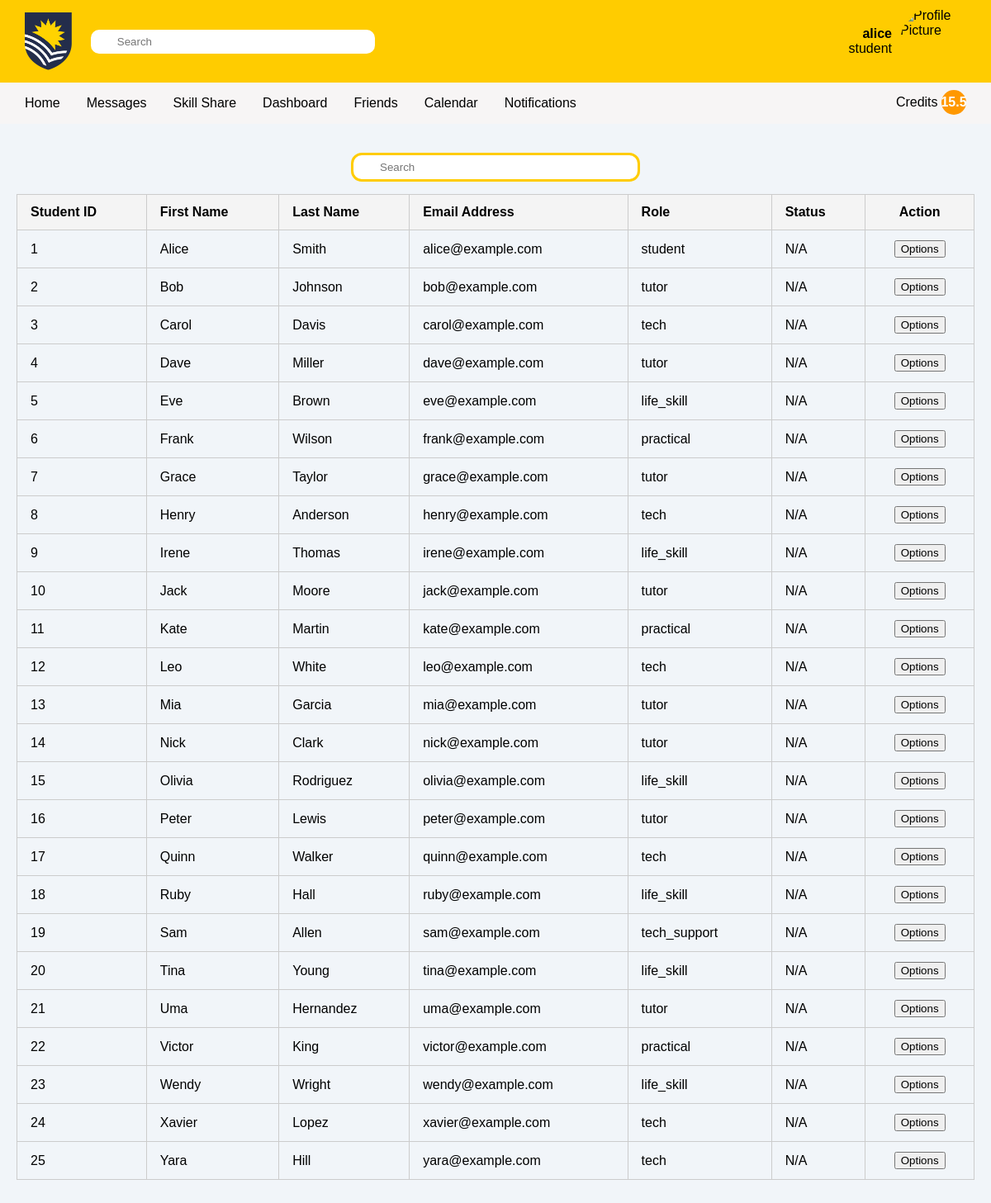
/admin/user_management.php (signed in), run on the app's committed database.
### tables this page shows
CREATE TABLE Users (
    id INT PRIMARY KEY AUTO_INCREMENT NOT NULL,
    user_name VARCHAR(30) NOT NULL UNIQUE,
    email VARCHAR(50) NOT NULL UNIQUE,
    hashed_password VARCHAR(256) NOT NULL,
    f_name VARCHAR(25) NOT NULL,
    l_name VARCHAR(25) NOT NULL,
    bio VARCHAR(500),
    dob DATETIME NOT NULL,
    is_admin BOOL NOT NULL,
    acc_status BOOL DEFAULT TRUE,
    role VARCHAR(25) NOT NULL,
    fuss_credit FLOAT NOT NULL
);

### src/admin/user_management.php (the view, shortened to what this page needs)
<!DOCTYPE html>
<html lang="en">
  <head>
    <link rel="stylesheet" href="../styles/style.css" />
    <link rel="stylesheet" href="../styles/user_management.css" />
  </head>
  <body>
    <?php
     include('../inc/admin_header.php');
    ?>
    <div class="page-wrapper">
     <main class="content">
      <search>
      <div class="search-bar admin-search-bar">
        <form action="#" method="get">
          <input
          type="search"
          id="search-input"
          name="q"
          placeholder="Search"
                  />
        </form>
      </div>
     </search>
      <div class="table-wrapper">
        <table>
          <thead>
            <tr>
              <th>Student ID</th>
              <th>First Name</th>
              <th>Last Name</th>
              <th>Email Address</th>
              <th>Role</th>
              <th>Status</th>
              <th>Action</th>
            </tr>
          </thead>
          <tbody>
              <?php
                $sql = "SELECT id, f_name, l_name, email, role, fuss_credit FROM Users;";
                $stmt = mysqli_prepare($conn, $sql);
                mysqli_stmt_execute($stmt);
                $result = mysqli_stmt_get_result($stmt);
                if (mysqli_num_rows($result) > 0) {
                  while ($row = mysqli_fetch_assoc($result)) {
                  echo "<tr>";
                  echo "<td>" . htmlspecialchars($row['id']) . "</td>";
                  echo "<td>" . htmlspecialchars($row['f_name']) . "</td>";
                  echo "<td>" . htmlspecialchars($row['l_name']) . "</td>";
                  echo "<td>" . htmlspecialchars($row['email']) . "</td>";
                  echo "<td>" . htmlspecialchars($row['role'] ?? 'N/A' ) . "</td>";
                  echo "<td>" . 'N/A' . "</td>";
                  echo "<td>
                    <div class='dropdown action-dropdown'>
                      <button>Options</button>
                      <div class='dropdown-content'>
                        <a href='/user/view_users_profile.php?id=" . urlencode($row['id']) . "'>View</a>
                        <a href='#'
                          class='edit-btn'
                          data-id='" . htmlspecialchars($row['id']) . "'
                          data-fname='" . htmlspecialchars($row['f_name']) . "'
                          data-lname='" . htmlspecialchars($row['l_name']) . "'
                          data-email='" . htmlspecialchars($row['email']) . "'
                          data-role='" . htmlspecialchars($row['role'] ?? '') . "'
                          data-credits='" . htmlspecialchars($row['fuss_credit'] ?? 0) . "'>
                          Edit
                        </a>
                        <a href='delete_user.php?id=" . urlencode($row['id']) . "' class='delete-btn'>Delete</a>
                        <a href='suspend_user.php?id=" . urlencode($row['id']) . "' class='suspend-btn'>Suspend</a>
                      </div>
                    </div>
                  </td>";
                  echo "</tr>";
                    }
                          }
                ?>
          </tbody>
        </table>
      </div>
    </main>
    </div>
  </body>
</html>

### src/inc/admin_header.php (shortened to what this page needs)
<?php
    require_once __DIR__ . '/../inc/functions.php';
    $stmt = $conn->prepare("SELECT id, fuss_credit FROM Users WHERE user_name = ?");
    $stmt->bind_param('s', $_SESSION['username']);
    $stmt->execute();
    $stmt->bind_result($user_id_result, $credit_balance_result);
    if ($stmt->fetch()) {
        $user_id = $user_id_result;
        $credit_balance = $credit_balance_result;
    }
?>
<header>
    <link rel="stylesheet" href="../styles/real_time_style.css" />
      <div class="header-top">
        <div class="site-logo">
          <a href="../admin/admin_homepage.php">
            <img
              src="/images/site/flinders-logo.png"
              alt="Flinders Logo"
            />
          </a>
        </div>
        <div class="search-bar">
          <form action="#" method="get">
            <input
              type="search"
              id="search-input"
              name="q"
              placeholder="Search"
            />
          </form>
        </div>
        <div class="user-info">
          <div class="user-name-role">
            <span class="user-name"><?php echo isset($_SESSION['username']) ? htmlspecialchars($_SESSION['username']) : 'Guest'; ?> </span>
            <span class="user-role">
              <?php
                    $sql = "SELECT role FROM Users WHERE user_name = ?";
                    $stmt = mysqli_prepare($conn, $sql);
                    mysqli_stmt_bind_param($stmt, 's', $_SESSION['username']);
                    mysqli_stmt_execute($stmt);
                    mysqli_stmt_bind_result($stmt, $role);
                    echo htmlspecialchars($role ?? 'Student');
                ?>
            </span>
          </div>
          <div class="avatar">
            <div class="dropdown avatar-dropdown">
              <img src="/images/user_pfp/<?= $user_id ?>.png?t=<?= time() ?>" alt="Profile Picture" />
            </div>
          </div>
        </div>
      </div>
      <nav>
        <ul class="nav-links">
          <li><a href="/admin/admin_homepage.php" class="<?= ($currentPage == 'admin_homepage.php') ? 'active' : '' ?>">Home</a></li>
          <li>
              <a href="/messages/message_inbox.php" class="<?= ($currentPage == 'message_inbox.php') ? 'active' : '' ?>">
                  Messages
              </a>
          </li>
          <div class="dropdown">
            <li><a  class="<?= ($currentPage == 'skill_manage.php') ? 'active' : '' ?>">Skill Share</a></li>
          </div>
          <div class="dropdown">
            <li><a  class="<?= ($currentPage == 'skill_manage.php') ? 'active' : '' ?>">Dashboard</a></li>
          </div>
            <div class="dropdown">
                <li><a class="<?= ($currentPage == 'friends.php') ? 'active' : '' ?>">Friends</a></li>
            </div>
            <li><a href="/user/calendar.php" class="<?= ($currentPage == 'calendar.php') ? 'active' : '' ?>">Calendar</a></li>
            <li><a href="/notifications/notifications.php" class="<?= ($currentPage == 'notifications.php') ? 'active' : '' ?>">Notifications</a></li>
            <li class="credits"
              class="<?= ($currentPage == 'home.php') ? 'active' : '' ?>">
              <a href="#">
                Credits <span class="credit-circle"><?php echo htmlspecialchars($credit_balance); ?></span>
              </a>
          </li>
        </ul>
      </nav>
    </header>

### src/styles/style.css (style rules this page uses)
ul, li { margin: 0; padding: 0; }
html, body { margin: 0; padding: 0; overflow-x: hidden; background-color: #f1f5f9; }
.page-wrapper { display: flex; min-height: 100vh; flex-direction: column; font-family: "Poppins", sans-serif; }
.content { overflow: auto; flex: 1; padding: 20px; min-height: 100%; background: #f1f5f9; }
ul { list-style: none; }
span, input, button, a { font-family: "Poppins", sans-serif; }
header { display: grid; grid-template-rows: auto auto; background-color: #ffcc00; }
.header-top { display: grid; grid-template-columns: auto 1fr auto; align-items: center; gap: 20px; padding: 10px 30px; }
.site-logo img { max-height: 70px; width: auto; display: block; }
.search-bar form { display: flex; align-items: center; gap: 5px; width: 350px; }
.search-bar input { flex: 1; height: 35px; border-radius: 13px; border: solid #ffcc00; padding: 0 0.5rem 0 2rem; box-sizing: border-box; background-image: url("../images/site/searchbar.png"); background-position: 10px center; background-repeat: no-repeat; background-size: 16px 16px; }
.user-info { display: flex; align-items: center; gap: 10px; }
.user-name-role { display: flex; flex-direction: column; justify-content: center; text-align: right; }
.user-name { font-weight: bold; }
.avatar img { width: 80px; height: 80px; border-radius: 50%; object-fit: cover; display: block; }
nav { background-color: #f7f5f5; height: 50px; }
.nav-links { display: flex; justify-content: flex-start; align-items: center; gap: 2rem; padding: 0 30px; margin: 0; height: 100%; }
.nav-links li a { display: inline-block; text-decoration: none; color: black; font-weight: 500; line-height: 100%; border-bottom: 2px solid transparent; transition: color 0.3s ease, border-bottom-color 0.3s ease; }
.nav-links li.credits { margin-left: auto; }
.credit-circle { display: inline-flex; align-items: center; justify-content: center; width: 30px; height: 30px; border-radius: 50%; background-color: #ff9800; color: white; font-weight: bold; text-align: center; }
.dropdown { position: relative; display: inline-block; }

### src/styles/user_management.css (style rules this page uses)
body { font-family: Arial, sans-serif; }
table { width: 100%; border: 1px solid #ccc; border-collapse: collapse; text-align: left; overflow: visible; }
thead { background-color: #f4f4f4; }
th, td { padding: 12px 16px; border: 1px solid #ccc; }
table th:last-child, table td:last-child { text-align: center; vertical-align: middle; }
.table-wrapper { overflow: visible; }
search { display: flex; justify-content: center; align-items: center; gap: 10px; padding: 15px; }
.admin-search-bar { margin: 0; width: auto; }
.action-dropdown { margin-left: auto; }

### data on the page
users: fuss_credit "15.5", id "1", f_name "Alice", l_name "Smith", email "alice@example.com", role "student"
users: id "2", f_name "Bob", l_name "Johnson", email "bob@example.com", role "tutor"
users: id "3", f_name "Carol", l_name "Davis", email "carol@example.com", role "tech"
users: id "4", f_name "Dave", l_name "Miller", email "dave@example.com", role "tutor"
users: id "5", f_name "Eve", l_name "Brown", email "eve@example.com", role "life_skill"
users: id "6", f_name "Frank", l_name "Wilson", email "frank@example.com", role "practical"
users: id "7", f_name "Grace", l_name "Taylor", email "grace@example.com", role "tutor"
users: id "8", f_name "Henry", l_name "Anderson", email "henry@example.com", role "tech"
users: id "9", f_name "Irene", l_name "Thomas", email "irene@example.com", role "life_skill"
users: id "10", f_name "Jack", l_name "Moore", email "jack@example.com", role "tutor"
users: id "11", f_name "Kate", l_name "Martin", email "kate@example.com", role "practical"
users: id "12", f_name "Leo", l_name "White", email "leo@example.com", role "tech"
users: id "13", f_name "Mia", l_name "Garcia", email "mia@example.com", role "tutor"
users: id "14", f_name "Nick", l_name "Clark", email "nick@example.com", role "tutor"
users: id "15", f_name "Olivia", l_name "Rodriguez", email "olivia@example.com", role "life_skill"
users: id "16", f_name "Peter", l_name "Lewis", email "peter@example.com", role "tutor"
users: id "17", f_name "Quinn", l_name "Walker", email "quinn@example.com", role "tech"
users: id "18", f_name "Ruby", l_name "Hall", email "ruby@example.com", role "life_skill"
users: id "19", f_name "Sam", l_name "Allen", email "sam@example.com", role "tech_support"
users: id "20", f_name "Tina", l_name "Young", email "tina@example.com", role "life_skill"
users: id "21", f_name "Uma", l_name "Hernandez", email "uma@example.com", role "tutor"
users: id "22", f_name "Victor", l_name "King", email "victor@example.com", role "practical"
users: id "23", f_name "Wendy", l_name "Wright", email "wendy@example.com", role "life_skill"
users: id "24", f_name "Xavier", l_name "Lopez", email "xavier@example.com", role "tech"
users: id "25", f_name "Yara", l_name "Hill", email "yara@example.com", role "tech"

### other printed values
$_SESSION['username'] "alice"
$role "student"
